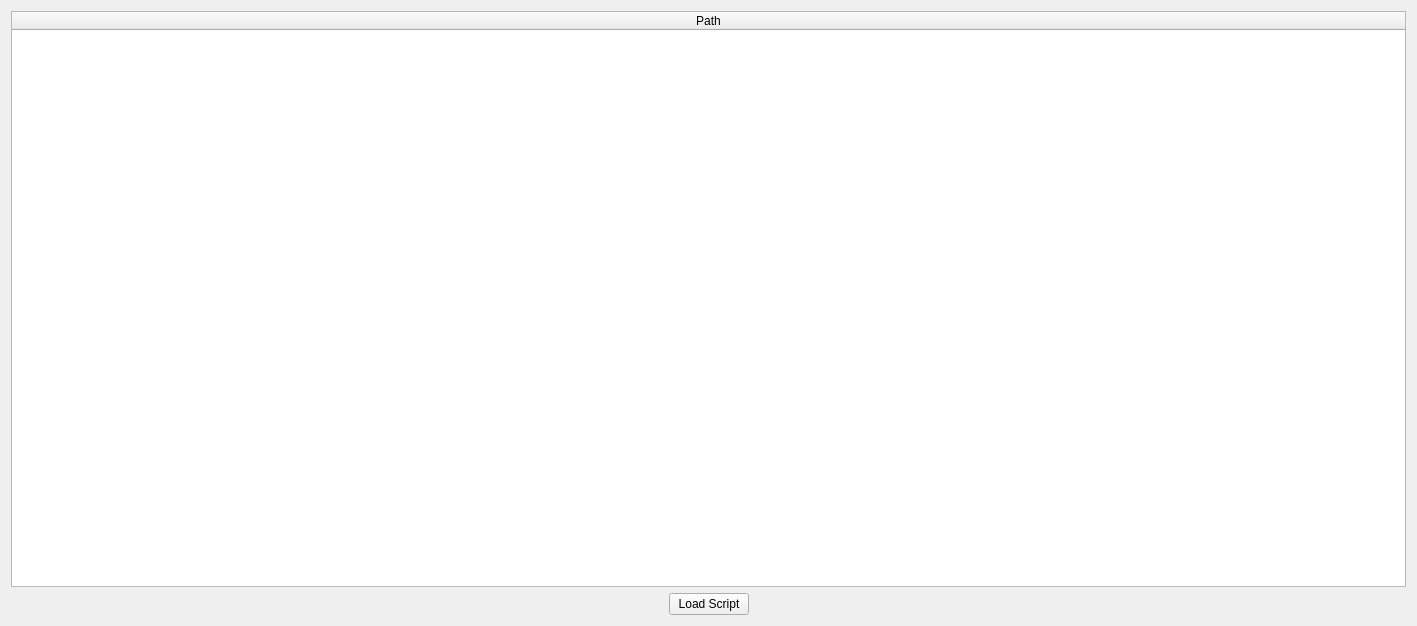
<?xml version="1.0" encoding="UTF-8"?>
<ui version="4.0">
 <class>Form</class>
 <widget class="QWidget" name="Form">
  <property name="geometry">
   <rect>
    <x>0</x>
    <y>0</y>
    <width>1417</width>
    <height>626</height>
   </rect>
  </property>
  <property name="windowTitle">
   <string>Form</string>
  </property>
  <layout class="QGridLayout" name="gridLayout">
   <item row="2" column="1">
    <widget class="QPushButton" name="buttonLoadScript">
     <property name="text">
      <string>Load Script</string>
     </property>
    </widget>
   </item>
   <item row="2" column="0">
    <spacer name="horizontalSpacer">
     <property name="orientation">
      <enum>Qt::Horizontal</enum>
     </property>
     <property name="sizeHint" stdset="0">
      <size>
       <width>40</width>
       <height>20</height>
      </size>
     </property>
    </spacer>
   </item>
   <item row="2" column="2">
    <spacer name="horizontalSpacer_2">
     <property name="orientation">
      <enum>Qt::Horizontal</enum>
     </property>
     <property name="sizeHint" stdset="0">
      <size>
       <width>40</width>
       <height>20</height>
      </size>
     </property>
    </spacer>
   </item>
   <item row="0" column="0" colspan="3">
    <widget class="QTableWidget" name="tableLoadedScripts">
     <attribute name="horizontalHeaderStretchLastSection">
      <bool>true</bool>
     </attribute>
     <attribute name="verticalHeaderStretchLastSection">
      <bool>false</bool>
     </attribute>
     <column>
      <property name="text">
       <string>Path</string>
      </property>
     </column>
    </widget>
   </item>
  </layout>
 </widget>
 <resources/>
 <connections/>
</ui>
